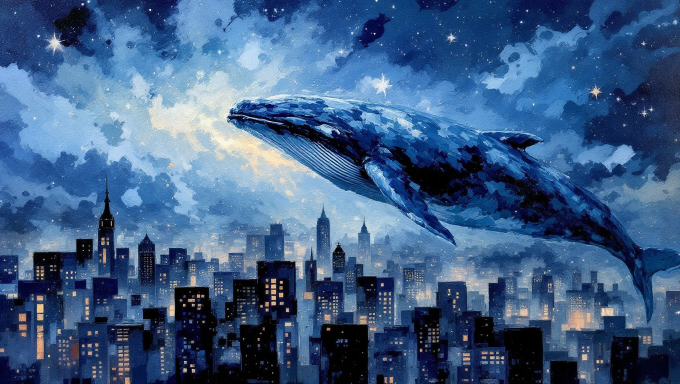
#> input picture cogvideo/test_case/1290.jpg, 1360 x 768 px (shown at 1/2 size)
$ python downsample.py ../cogvideo/test_case
#> lines starting #> are read from the running program, lines starting #| are printed output that depends on the picture
import os
from PIL import Image
import argparse

def reduce_resolution(image_path):
    """
    将指定图像的分辨率降低到原始分辨率的一半，并保存覆盖原图。

    参数:
    - image_path (str): 图像文件路径。
    """
#> called with image_path = '../cogvideo/test_case/1290.jpg'
    with Image.open(image_path) as img:
        # 获取图像的当前分辨率
#> img is the input picture: PIL image 1360x768 RGB; mean R, G, B 63.2, 94.7, 134.4
        original_width, original_height = img.size
#> original_width = 1360; original_height = 768
        # 计算新的分辨率
        new_width = original_width // 2
#> new_width = 680
        new_height = original_height // 2
#> new_height = 384
        # 调整图像分辨率
        img_resized = img.resize((new_width, new_height), Image.LANCZOS)
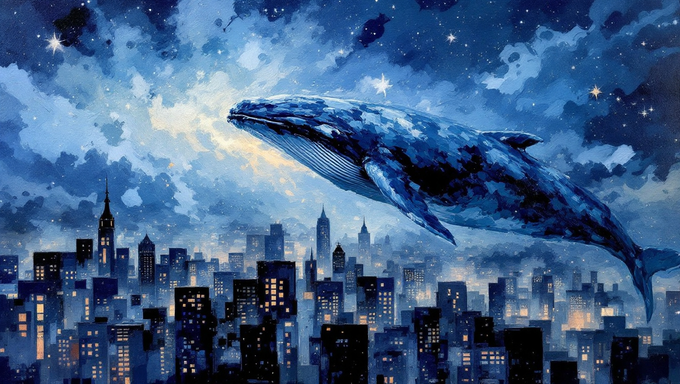
#> img_resized: PIL image 680x384 RGB; mean R, G, B 63.2, 94.8, 134.4
        # 保存图像覆盖原文件
        img_resized.save(image_path)
        print(f"Reduced resolution of {image_path} to {new_width}x{new_height}")
#| Reduced resolution of ../cogvideo/test_case/1290.jpg to 680x384

def process_images_in_folder(folder_path):
    """
    遍历文件夹中的所有图像，将其分辨率降低到原始分辨率的一半。

    参数:
    - folder_path (str): 要处理的文件夹路径。
    """
    # 遍历文件夹中的所有文件和子文件夹
    for root, _, files in os.walk(folder_path):
        for file in files:
            # 检查文件是否为图像格式
            if file.lower().endswith(('.png', '.jpg', '.jpeg', '.bmp', '.JPG')):
                image_path = os.path.join(root, file)
                reduce_resolution(image_path)

if __name__ == "__main__":
    # 设置命令行参数解析
    parser = argparse.ArgumentParser(description="Reduce resolution of all images in a folder by half.")
    parser.add_argument("folder_path", type=str, help="Path to the folder containing images")

    # 解析参数
    args = parser.parse_args()

    # 调用处理函数
    process_images_in_folder(args.folder_path)
